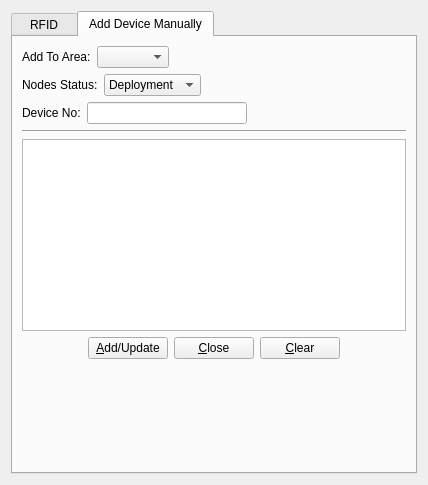
<?xml version="1.0" encoding="UTF-8"?>
<ui version="4.0">
 <class>DeploySystem</class>
 <widget class="QDialog" name="DeploySystem">
  <property name="geometry">
   <rect>
    <x>0</x>
    <y>0</y>
    <width>428</width>
    <height>485</height>
   </rect>
  </property>
  <property name="windowTitle">
   <string>Dialog</string>
  </property>
  <widget class="QTabWidget" name="tabWidget">
   <property name="geometry">
    <rect>
     <x>11</x>
     <y>11</y>
     <width>406</width>
     <height>463</height>
    </rect>
   </property>
   <property name="currentIndex">
    <number>1</number>
   </property>
   <widget class="QWidget" name="tab">
    <attribute name="title">
     <string>  RFID  </string>
    </attribute>
    <layout class="QVBoxLayout" name="verticalLayout">
     <item>
      <widget class="QFrame" name="frame">
       <property name="frameShape">
        <enum>QFrame::Box</enum>
       </property>
       <property name="frameShadow">
        <enum>QFrame::Raised</enum>
       </property>
       <layout class="QGridLayout" name="gridLayout" rowstretch="0,0,1">
        <item row="1" column="1">
         <widget class="IpAddrEdit" name="ipAddrEdit">
          <property name="maximumSize">
           <size>
            <width>180</width>
            <height>16777215</height>
           </size>
          </property>
          <property name="frameShape">
           <enum>QFrame::StyledPanel</enum>
          </property>
          <property name="frameShadow">
           <enum>QFrame::Raised</enum>
          </property>
         </widget>
        </item>
        <item row="0" column="0">
         <widget class="QLabel" name="label">
          <property name="text">
           <string>Label:</string>
          </property>
         </widget>
        </item>
        <item row="0" column="1">
         <widget class="QLineEdit" name="lineEdit">
          <property name="text">
           <string>RFID</string>
          </property>
          <property name="readOnly">
           <bool>true</bool>
          </property>
         </widget>
        </item>
        <item row="1" column="0">
         <widget class="QLabel" name="label_2">
          <property name="text">
           <string>Host IP:</string>
          </property>
         </widget>
        </item>
        <item row="2" column="0">
         <widget class="QLabel" name="label_3">
          <property name="text">
           <string>Port:</string>
          </property>
         </widget>
        </item>
        <item row="2" column="1">
         <widget class="QLineEdit" name="portEdit">
          <property name="text">
           <string>6000</string>
          </property>
          <property name="readOnly">
           <bool>false</bool>
          </property>
         </widget>
        </item>
        <item row="1" column="2">
         <spacer name="horizontalSpacer_5">
          <property name="orientation">
           <enum>Qt::Horizontal</enum>
          </property>
          <property name="sizeHint" stdset="0">
           <size>
            <width>40</width>
            <height>20</height>
           </size>
          </property>
         </spacer>
        </item>
       </layout>
      </widget>
     </item>
     <item>
      <widget class="Line" name="line">
       <property name="orientation">
        <enum>Qt::Horizontal</enum>
       </property>
      </widget>
     </item>
     <item>
      <layout class="QHBoxLayout" name="horizontalLayout_4">
       <item>
        <widget class="QLabel" name="label_5">
         <property name="text">
          <string>Current Area:</string>
         </property>
        </widget>
       </item>
       <item>
        <widget class="QComboBox" name="areaCbx"/>
       </item>
       <item>
        <spacer name="horizontalSpacer_6">
         <property name="orientation">
          <enum>Qt::Horizontal</enum>
         </property>
         <property name="sizeHint" stdset="0">
          <size>
           <width>40</width>
           <height>20</height>
          </size>
         </property>
        </spacer>
       </item>
      </layout>
     </item>
     <item>
      <layout class="QHBoxLayout" name="horizontalLayout">
       <item>
        <widget class="QLabel" name="label_4">
         <property name="text">
          <string>Nodes Status:</string>
         </property>
        </widget>
       </item>
       <item>
        <widget class="QComboBox" name="workStatusCbx">
         <item>
          <property name="text">
           <string>Deployment</string>
          </property>
         </item>
         <item>
          <property name="text">
           <string>Pick Up</string>
          </property>
         </item>
         <item>
          <property name="text">
           <string>Both</string>
          </property>
         </item>
        </widget>
       </item>
       <item>
        <spacer name="horizontalSpacer_7">
         <property name="orientation">
          <enum>Qt::Horizontal</enum>
         </property>
         <property name="sizeHint" stdset="0">
          <size>
           <width>40</width>
           <height>20</height>
          </size>
         </property>
        </spacer>
       </item>
      </layout>
     </item>
     <item>
      <layout class="QHBoxLayout" name="horizontalLayout_2">
       <item>
        <widget class="QCheckBox" name="ConCbx">
         <property name="text">
          <string>connect</string>
         </property>
        </widget>
       </item>
       <item>
        <spacer name="horizontalSpacer">
         <property name="orientation">
          <enum>Qt::Horizontal</enum>
         </property>
         <property name="sizeHint" stdset="0">
          <size>
           <width>40</width>
           <height>20</height>
          </size>
         </property>
        </spacer>
       </item>
      </layout>
     </item>
     <item>
      <widget class="QTextBrowser" name="textBrowser"/>
     </item>
     <item>
      <layout class="QHBoxLayout" name="horizontalLayout_3">
       <item>
        <spacer name="horizontalSpacer_2">
         <property name="orientation">
          <enum>Qt::Horizontal</enum>
         </property>
         <property name="sizeHint" stdset="0">
          <size>
           <width>40</width>
           <height>20</height>
          </size>
         </property>
        </spacer>
       </item>
       <item>
        <widget class="QPushButton" name="clearBtn">
         <property name="text">
          <string>Clear</string>
         </property>
        </widget>
       </item>
       <item>
        <spacer name="horizontalSpacer_3">
         <property name="orientation">
          <enum>Qt::Horizontal</enum>
         </property>
         <property name="sizeHint" stdset="0">
          <size>
           <width>40</width>
           <height>20</height>
          </size>
         </property>
        </spacer>
       </item>
       <item>
        <widget class="QPushButton" name="closeBtn">
         <property name="text">
          <string>Close</string>
         </property>
        </widget>
       </item>
       <item>
        <spacer name="horizontalSpacer_4">
         <property name="orientation">
          <enum>Qt::Horizontal</enum>
         </property>
         <property name="sizeHint" stdset="0">
          <size>
           <width>40</width>
           <height>20</height>
          </size>
         </property>
        </spacer>
       </item>
      </layout>
     </item>
    </layout>
   </widget>
   <widget class="QWidget" name="tab_2">
    <attribute name="title">
     <string>Add Device Manually</string>
    </attribute>
    <layout class="QVBoxLayout" name="verticalLayout_3">
     <item>
      <layout class="QHBoxLayout" name="horizontalLayout_5">
       <item>
        <widget class="QLabel" name="label_6">
         <property name="text">
          <string>Add To Area:</string>
         </property>
        </widget>
       </item>
       <item>
        <widget class="QComboBox" name="addToAreaCbx"/>
       </item>
       <item>
        <spacer name="horizontalSpacer_10">
         <property name="orientation">
          <enum>Qt::Horizontal</enum>
         </property>
         <property name="sizeHint" stdset="0">
          <size>
           <width>40</width>
           <height>20</height>
          </size>
         </property>
        </spacer>
       </item>
      </layout>
     </item>
     <item>
      <layout class="QHBoxLayout" name="horizontalLayout_6">
       <item>
        <widget class="QLabel" name="label_7">
         <property name="text">
          <string>Nodes Status:</string>
         </property>
        </widget>
       </item>
       <item>
        <widget class="QComboBox" name="workStatusCbx2">
         <item>
          <property name="text">
           <string>Deployment</string>
          </property>
         </item>
         <item>
          <property name="text">
           <string>Pick Up</string>
          </property>
         </item>
         <item>
          <property name="text">
           <string>Both</string>
          </property>
         </item>
        </widget>
       </item>
       <item>
        <spacer name="horizontalSpacer_11">
         <property name="orientation">
          <enum>Qt::Horizontal</enum>
         </property>
         <property name="sizeHint" stdset="0">
          <size>
           <width>40</width>
           <height>20</height>
          </size>
         </property>
        </spacer>
       </item>
      </layout>
     </item>
     <item>
      <layout class="QHBoxLayout" name="horizontalLayout_7">
       <item>
        <widget class="QLabel" name="label_8">
         <property name="text">
          <string>Device No:</string>
         </property>
        </widget>
       </item>
       <item>
        <widget class="QLineEdit" name="deviceNoEdit"/>
       </item>
       <item>
        <spacer name="horizontalSpacer_12">
         <property name="orientation">
          <enum>Qt::Horizontal</enum>
         </property>
         <property name="sizeHint" stdset="0">
          <size>
           <width>40</width>
           <height>20</height>
          </size>
         </property>
        </spacer>
       </item>
      </layout>
     </item>
     <item>
      <widget class="Line" name="line_2">
       <property name="orientation">
        <enum>Qt::Horizontal</enum>
       </property>
      </widget>
     </item>
     <item>
      <widget class="QTextBrowser" name="textBrowser2"/>
     </item>
     <item>
      <layout class="QHBoxLayout" name="horizontalLayout_9">
       <item>
        <spacer name="horizontalSpacer_13">
         <property name="orientation">
          <enum>Qt::Horizontal</enum>
         </property>
         <property name="sizeHint" stdset="0">
          <size>
           <width>40</width>
           <height>20</height>
          </size>
         </property>
        </spacer>
       </item>
       <item>
        <widget class="QPushButton" name="addBtn">
         <property name="text">
          <string>&amp;Add/Update</string>
         </property>
        </widget>
       </item>
       <item>
        <widget class="QPushButton" name="closeBtn2">
         <property name="text">
          <string>&amp;Close</string>
         </property>
        </widget>
       </item>
       <item>
        <widget class="QPushButton" name="pushButton">
         <property name="text">
          <string>&amp;Clear</string>
         </property>
        </widget>
       </item>
       <item>
        <spacer name="horizontalSpacer_9">
         <property name="orientation">
          <enum>Qt::Horizontal</enum>
         </property>
         <property name="sizeHint" stdset="0">
          <size>
           <width>40</width>
           <height>20</height>
          </size>
         </property>
        </spacer>
       </item>
      </layout>
     </item>
     <item>
      <spacer name="verticalSpacer">
       <property name="orientation">
        <enum>Qt::Vertical</enum>
       </property>
       <property name="sizeHint" stdset="0">
        <size>
         <width>20</width>
         <height>40</height>
        </size>
       </property>
      </spacer>
     </item>
    </layout>
   </widget>
  </widget>
 </widget>
 <customwidgets>
  <customwidget>
   <class>IpAddrEdit</class>
   <extends>QFrame</extends>
   <header>gpublicwidgets.h</header>
   <container>1</container>
  </customwidget>
 </customwidgets>
 <resources/>
 <connections/>
</ui>
